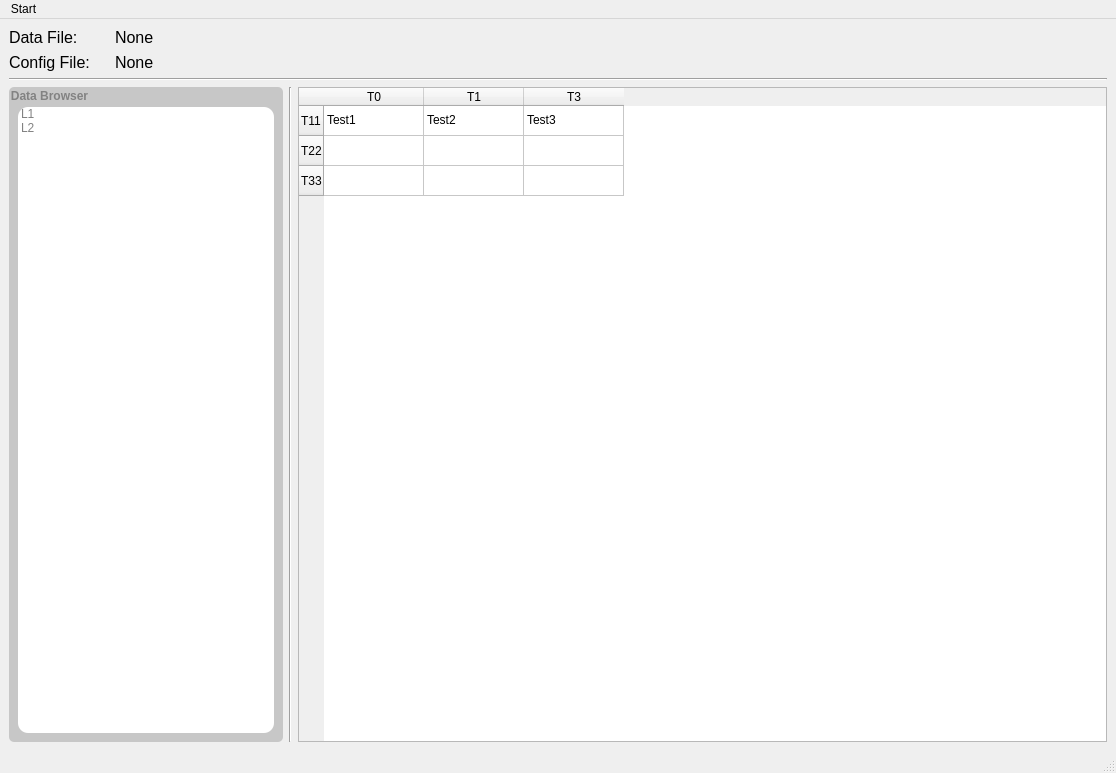
<?xml version="1.0" encoding="UTF-8"?>
<ui version="4.0">
 <class>mainWindow</class>
 <widget class="QMainWindow" name="mainWindow">
  <property name="geometry">
   <rect>
    <x>0</x>
    <y>0</y>
    <width>1116</width>
    <height>773</height>
   </rect>
  </property>
  <property name="windowTitle">
   <string>MainWindow</string>
  </property>
  <property name="autoFillBackground">
   <bool>false</bool>
  </property>
  <property name="styleSheet">
   <string notr="true"/>
  </property>
  <widget class="QWidget" name="centralwidget">
   <layout class="QVBoxLayout" name="verticalLayout_2">
    <item>
     <layout class="QHBoxLayout" name="horizontalLayout">
      <property name="topMargin">
       <number>0</number>
      </property>
      <item>
       <widget class="QLabel" name="label">
        <property name="maximumSize">
         <size>
          <width>100</width>
          <height>16777215</height>
         </size>
        </property>
        <property name="font">
         <font>
          <pointsize>12</pointsize>
         </font>
        </property>
        <property name="text">
         <string>Data File:</string>
        </property>
       </widget>
      </item>
      <item>
       <widget class="QLabel" name="label_2">
        <property name="font">
         <font>
          <pointsize>12</pointsize>
         </font>
        </property>
        <property name="text">
         <string>None</string>
        </property>
       </widget>
      </item>
     </layout>
    </item>
    <item>
     <layout class="QHBoxLayout" name="horizontalLayout_3">
      <property name="topMargin">
       <number>0</number>
      </property>
      <item>
       <widget class="QLabel" name="label_3">
        <property name="maximumSize">
         <size>
          <width>100</width>
          <height>16777215</height>
         </size>
        </property>
        <property name="font">
         <font>
          <pointsize>12</pointsize>
         </font>
        </property>
        <property name="text">
         <string>Config File:</string>
        </property>
       </widget>
      </item>
      <item>
       <widget class="QLabel" name="label_4">
        <property name="font">
         <font>
          <pointsize>12</pointsize>
         </font>
        </property>
        <property name="text">
         <string>None</string>
        </property>
       </widget>
      </item>
     </layout>
    </item>
    <item>
     <widget class="Line" name="line">
      <property name="orientation">
       <enum>Qt::Horizontal</enum>
      </property>
     </widget>
    </item>
    <item>
     <layout class="QHBoxLayout" name="horizontalLayout_4">
      <property name="sizeConstraint">
       <enum>QLayout::SetDefaultConstraint</enum>
      </property>
      <item>
       <widget class="QGroupBox" name="groupBox">
        <property name="font">
         <font>
          <bold>true</bold>
         </font>
        </property>
        <property name="styleSheet">
         <string notr="true">color: rgb(130, 130, 130);
background-color: rgb(199, 199, 199);
border-radius: 5px</string>
        </property>
        <property name="title">
         <string>Data Browser</string>
        </property>
        <layout class="QVBoxLayout" name="verticalLayout_5">
         <property name="topMargin">
          <number>20</number>
         </property>
         <item>
          <layout class="QVBoxLayout" name="verticalLayout">
           <item>
            <widget class="QListWidget" name="listWidget">
             <property name="sizePolicy">
              <sizepolicy hsizetype="Fixed" vsizetype="Expanding">
               <horstretch>0</horstretch>
               <verstretch>0</verstretch>
              </sizepolicy>
             </property>
             <property name="maximumSize">
              <size>
               <width>400</width>
               <height>16777215</height>
              </size>
             </property>
             <property name="styleSheet">
              <string notr="true">background: rgb(255, 255, 255);
border: rgb(0, 0, 0);
border-radius: 10px</string>
             </property>
             <item>
              <property name="text">
               <string>L1</string>
              </property>
             </item>
             <item>
              <property name="text">
               <string>L2</string>
              </property>
             </item>
            </widget>
           </item>
          </layout>
         </item>
        </layout>
       </widget>
      </item>
      <item>
       <widget class="Line" name="line_2">
        <property name="orientation">
         <enum>Qt::Vertical</enum>
        </property>
       </widget>
      </item>
      <item>
       <widget class="QTableWidget" name="tableWidget">
        <row>
         <property name="text">
          <string>T11</string>
         </property>
        </row>
        <row>
         <property name="text">
          <string>T22</string>
         </property>
        </row>
        <row>
         <property name="text">
          <string>T33</string>
         </property>
        </row>
        <column>
         <property name="text">
          <string>T0</string>
         </property>
        </column>
        <column>
         <property name="text">
          <string>T1</string>
         </property>
        </column>
        <column>
         <property name="text">
          <string>T3</string>
         </property>
        </column>
        <item row="0" column="0">
         <property name="text">
          <string>Test1</string>
         </property>
        </item>
        <item row="0" column="1">
         <property name="text">
          <string>Test2</string>
         </property>
        </item>
        <item row="0" column="2">
         <property name="text">
          <string>Test3</string>
         </property>
        </item>
       </widget>
      </item>
     </layout>
    </item>
   </layout>
  </widget>
  <widget class="QMenuBar" name="menubar">
   <property name="geometry">
    <rect>
     <x>0</x>
     <y>0</y>
     <width>1116</width>
     <height>22</height>
    </rect>
   </property>
   <widget class="QMenu" name="menuBanktransfer_Tracker">
    <property name="title">
     <string>Start</string>
    </property>
    <addaction name="actionOpen_Config_File"/>
    <addaction name="actionOpen_Entry_Database"/>
   </widget>
   <addaction name="menuBanktransfer_Tracker"/>
  </widget>
  <widget class="QStatusBar" name="statusbar"/>
  <action name="actionOpen_Config_File">
   <property name="text">
    <string>Open Config File</string>
   </property>
  </action>
  <action name="actionOpen_Entry_Database">
   <property name="text">
    <string>Open Entry Datafile</string>
   </property>
  </action>
 </widget>
 <resources/>
 <connections/>
</ui>
